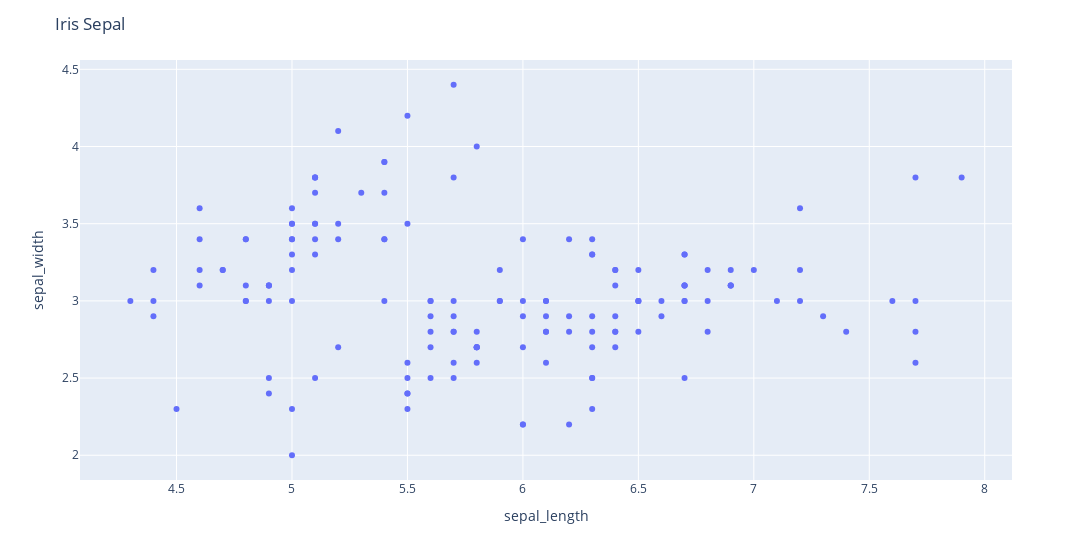

Notebook code cell kept with this figure:
### Code cell
fig_1 = px.scatter(x='sepal_length', y='sepal_width', width=1300, data_frame=df)
fig_1.update_layout(title='Iris Sepal Plain')
fig_1.show()

### Figure 1 — Plotly figure (JSON) as saved in the notebook; plotly's stock layout.template omitted (floating-point values rounded to 4 significant figures; data arrays with more than 128 entries replaced by an {"elided": "..."} marker saying what was removed)
{"data": [{"hoverlabel": {"namelength": 0}, "hovertemplate": "sepal_length=%{x}<br>sepal_width=%{y}", "legendgroup": "", "marker": {"color": "#636efa", "symbol": "circle"}, "mode": "markers", "name": "", "showlegend": false, "type": "scatter", "x": {"elided": "150 float values"}, "xaxis": "x", "y": {"elided": "150 float values"}, "yaxis": "y"}], "layout": {"legend": {"tracegroupgap": 0}, "margin": {"t": 60}, "title": {"text": "Iris Sepal"}, "width": 1300, "xaxis": {"anchor": "y", "domain": [0, 1], "title": {"text": "sepal_length"}}, "yaxis": {"anchor": "x", "domain": [0, 1], "title": {"text": "sepal_width"}}}}
